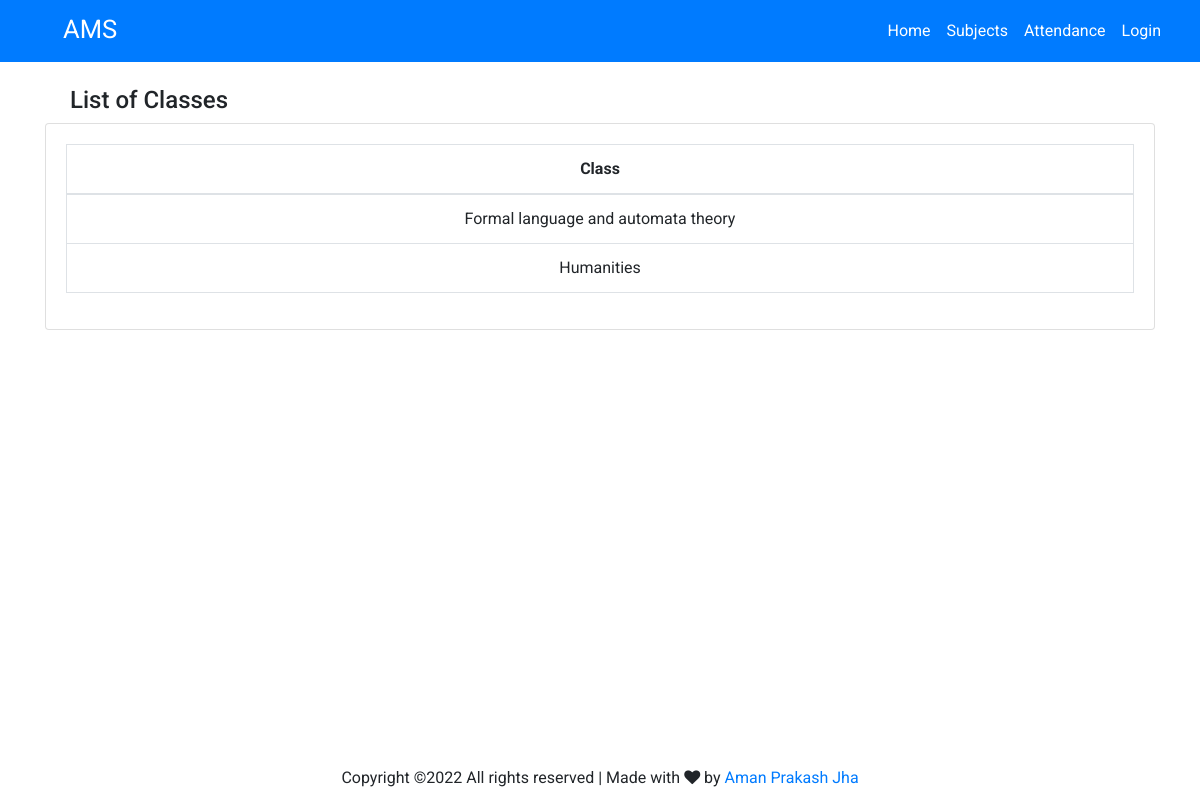
Page /subject/ on the earlier database version.
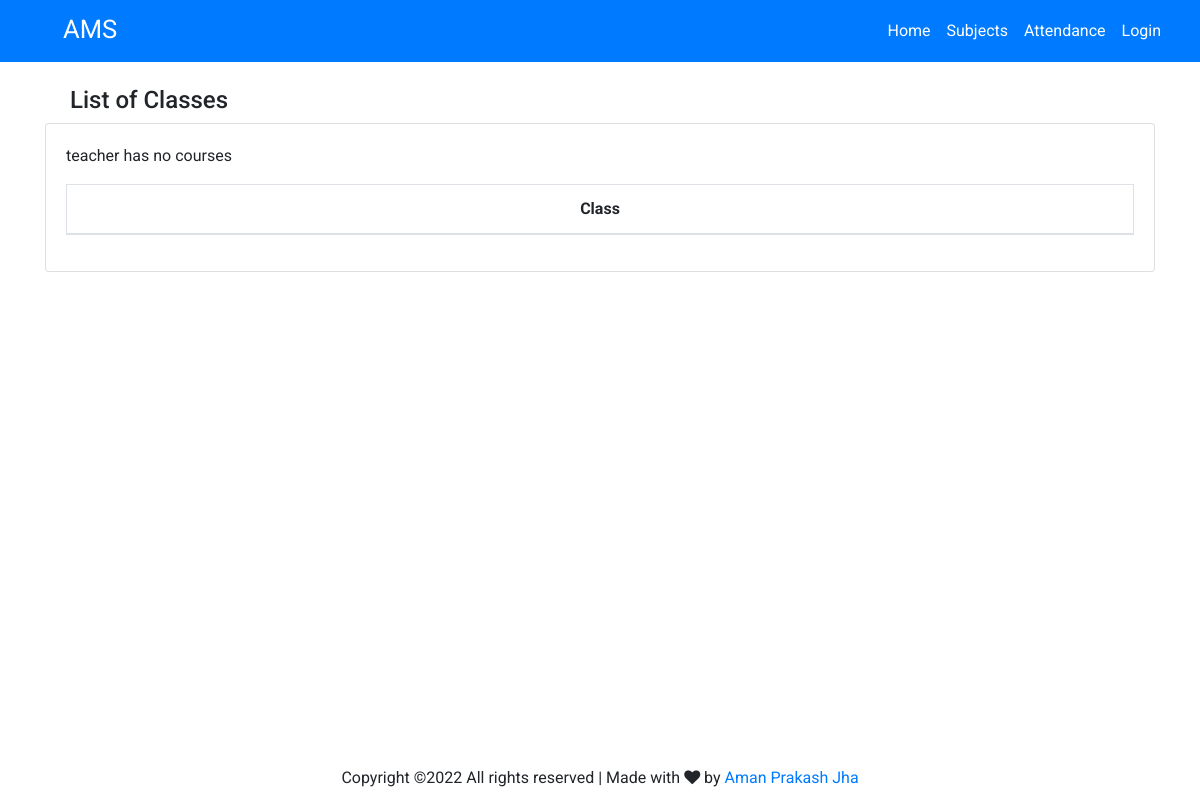
Same page on the later database version.
### Home/models.py (models this page shows, shortened)
class subject(models.Model):
    sub = models.CharField(max_length=64)

### Home/views.py (the view)
# urls.py: path("subject/",views.sub,name="subject"),
def sub(request):
    global attend
    sub=subject.objects.order_by('sub')
    return render(request, 'home/t_clas.html',{
        "sub":sub,"allow":attend
    })

### Home/templates/home/t_clas.html
{% extends 'home/base.html' %}
{% block content %}
  <div class="container mt-4">
    <h4 style="padding-left:25px;">List of Classes</h4>
    <div class="card mb-3">
            <div class="card-body">
              <div class="table-responsive">
                <table class="table table-bordered text-center" id="dataTable" width="100%" cellspacing="0">
                  <thead>
                    <tr>
                        <th>Class</th>
                    </tr>
                  </thead>
                  <tbody>
                    {% for sub in sub %}
                    <tr>
                        <td>{{ sub.sub }}</td>
                    </tr>
                    {% empty %}
                            <p>teacher has no courses</p>
                    {% endfor %}
                  </tbody>
                </table>
              </div>
    </div>
  </div>
</div>
{% endblock %}

Differences in the rows shown:
removed subject: sub "Formal language and automata theory"
removed subject: sub "Humanities"
Other differences:
text now shown: "teacher has no courses"
